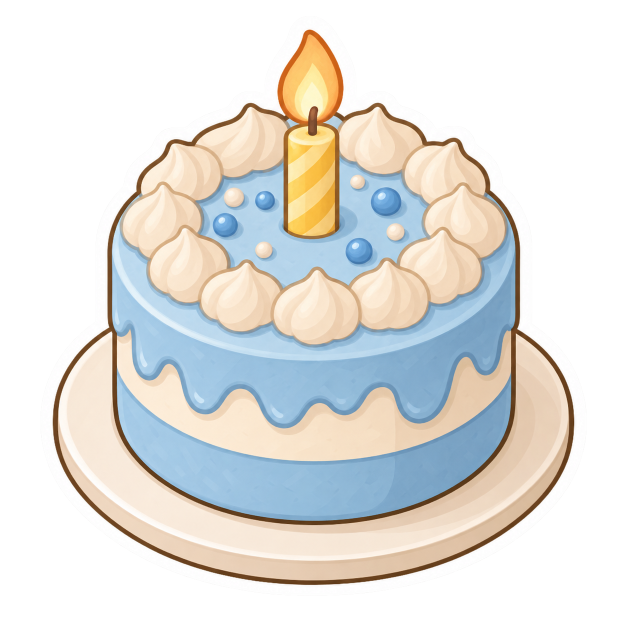
#> input picture masters/cake-single-candle.png, 1254 x 1254 px (shown at 1/2 size); its folder holds only this picture in this run
$ python clean_generated_white_margin.py ../masters/cake-single-candle.png out.png
#> lines starting #> are read from the running program, lines starting #| are printed output that depends on the picture; after the words box and inside, x2 and y2 are one past the last pixel; in counts of white or black regions, pixels touching at a corner belong together
### scripts/alpha_cleanup.py
#!/usr/bin/env python3
"""User-authorized alpha cleanup. RGB bytes and canvas dimensions are invariant."""
import argparse, json, sys, hashlib
from pathlib import Path
from datetime import datetime, timezone
import numpy as np
from PIL import Image, ImageFilter
ROOT=Path(__file__).resolve().parent.parent
RUN="revisions/background-cleanup-20260915"

def sha(path):
    with open(path,"rb") as f: return hashlib.file_digest(f,"sha256").hexdigest()
def save_json(path,data):
    path.parent.mkdir(parents=True,exist_ok=True)
    path.write_text(json.dumps(data,ensure_ascii=False,indent=2)+"\n",encoding="utf-8")
def connected(passable,seeds):
    """Four-connected scanline flood; no third-party segmentation runtime."""
    h,w=passable.shape
    seen=np.zeros((h,w),dtype=bool)
    stack=list(seeds)
    while stack:
        x,y=stack.pop()
        if not passable[y,x] or seen[y,x]: continue
        row=passable[y] & ~seen[y]
        left_false=np.flatnonzero(~row[:x])
        right_false=np.flatnonzero(~row[x+1:])
        left=int(left_false[-1]+1) if len(left_false) else 0
        right=int(x+1+right_false[0]) if len(right_false) else w
        seen[y,left:right]=True
        for yy in (y-1,y+1):
            if yy<0 or yy>=h: continue
            line=passable[yy,left:right] & ~seen[yy,left:right]
            starts=np.flatnonzero(line & ~np.r_[False,line[:-1]])
            stack.extend((int(left+i),yy) for i in starts)
    return seen

# [74 lines left out: functions exterior, cleanup, main, not called in this run]
# [1 lines that do not run on import are left out]

### scripts/clean_generated_white_margin.py
"""Trim stray white margin from a generated transparent sticker, alpha only."""
import argparse
from pathlib import Path

import numpy as np
from PIL import Image, ImageFilter
from alpha_cleanup import connected


def main():
    parser = argparse.ArgumentParser()
    parser.add_argument("source", type=Path)
    parser.add_argument("destination", type=Path)
    parser.add_argument("--margin", type=int, default=13)
    args = parser.parse_args()
    if args.destination.exists():
        raise SystemExit("Destination exists")
    rgba = np.asarray(Image.open(args.source).convert("RGBA")).copy()
#> rgba is the input picture: shape (1254, 1254, 4); mean R, G, B, A 114.9, 113.8, 109.9, 139.5
    rgb = rgba[:, :, :3]
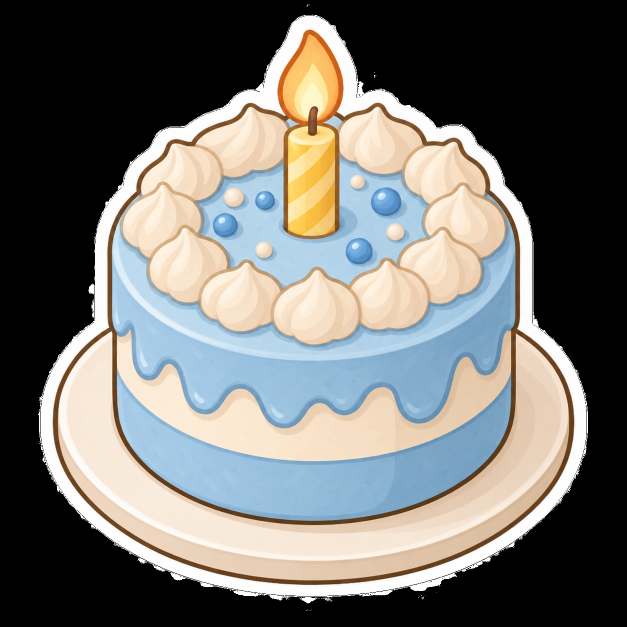
#> rgb: shape (1254, 1254, 3) (shown at 1/2 size); mean R, G, B 114.9, 113.8, 109.9
    alpha = rgba[:, :, 3]
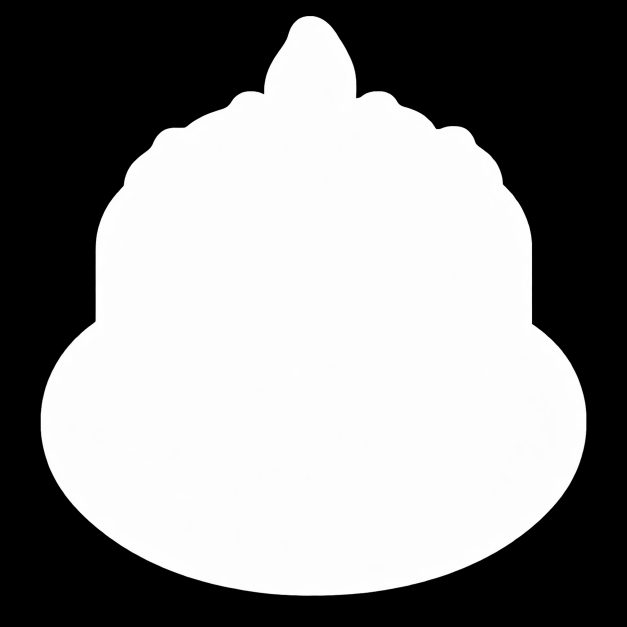
#> alpha: shape (1254, 1254) (shown at 1/2 size); min 0, max 255, mean 139.5
    chroma = rgb.max(axis=2).astype(np.int16) - rgb.min(axis=2).astype(np.int16)
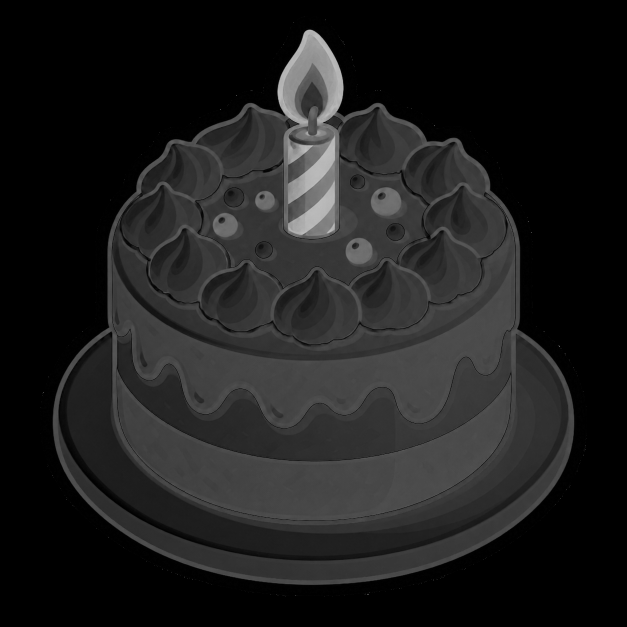
#> chroma: shape (1254, 1254) int16 (shown at 1/2 size); min 0, max 255, mean 29.4
    # The painted object is one connected region. Exclude pale cut paper and
    # detached flecks before measuring the margin around the actual artwork.
    colored = (alpha >= 128) & ((chroma >= 24) | (rgb.min(axis=2) < 165))
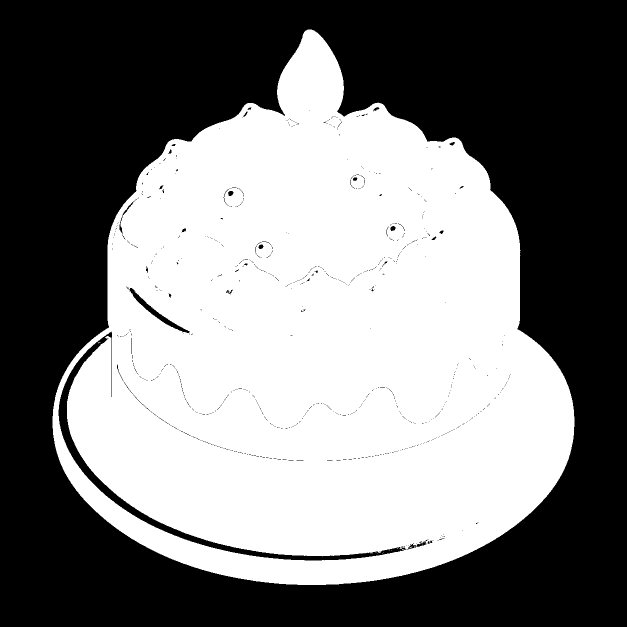
#> colored: shape (1254, 1254) bool (shown at 1/2 size); 48.5% white; 22 white regions (21 under 20 px), largest, box (x1, y1, x2, y2) and area: (105, 59, 1149, 1170) 763381
    joined = np.asarray(Image.fromarray(colored.astype("uint8") * 255).filter(ImageFilter.MaxFilter(5))) > 0
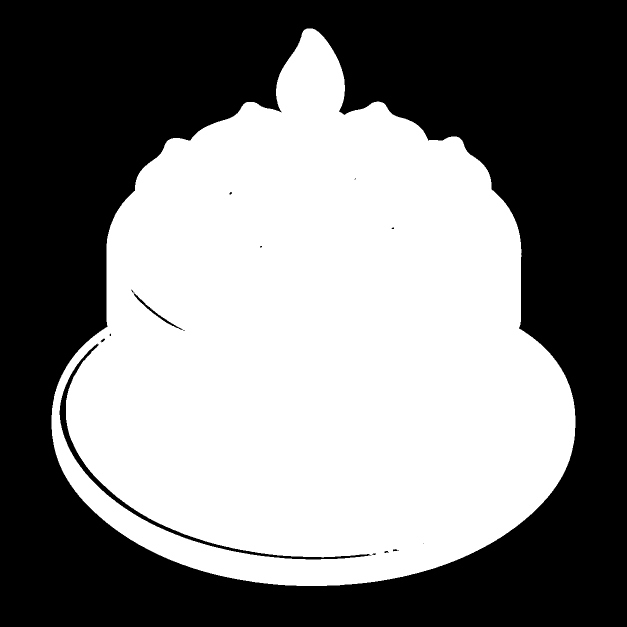
#> joined: shape (1254, 1254) bool (shown at 1/2 size); 49.7% white; 1 white region, box (x1, y1, x2, y2) and area: (103, 57, 1151, 1172) 781877
    ys, xs = np.nonzero(joined)
    if not len(xs):
        raise SystemExit("Cannot find painted foreground")
    nearest = np.argmin((xs - rgba.shape[1] / 2) ** 2 + (ys - rgba.shape[0] / 2) ** 2)
#> nearest = 308817
    core = connected(joined, [(int(xs[nearest]), int(ys[nearest]))])
#> the loop in connected, `while stack:` made 1751 passes
#> (left, right) on passes 1 to 3: (315, 1042), (316, 1042), (317, 1042)
#> after the loop in connected, `while stack:`: stack = []
    if core.sum() < 1000:
        raise SystemExit("Cannot find painted foreground")
    retained = np.asarray(Image.fromarray(core.astype("uint8") * 255).filter(ImageFilter.MaxFilter(2 * args.margin + 1))) > 0
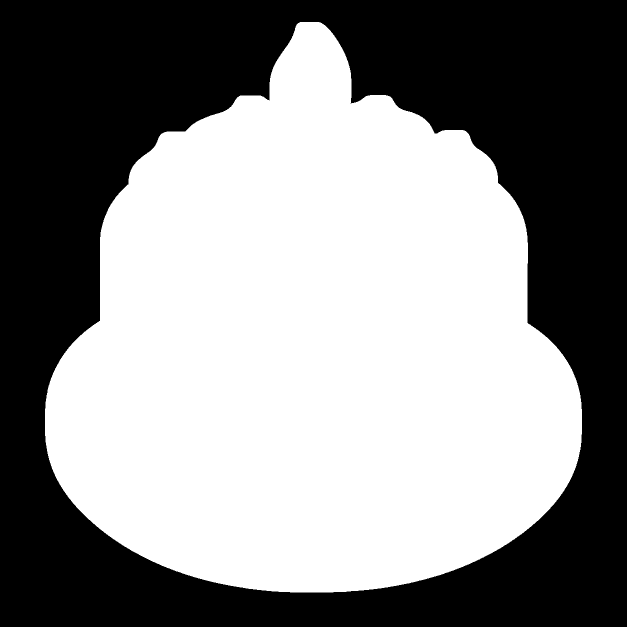
#> retained: shape (1254, 1254) bool (shown at 1/2 size); 53.9% white; 1 black region, box (x1, y1, x2, y2) and area: (0, 0, 1254, 1254) 725151
    rgba[:, :, 3] = np.where(retained, alpha, 0)
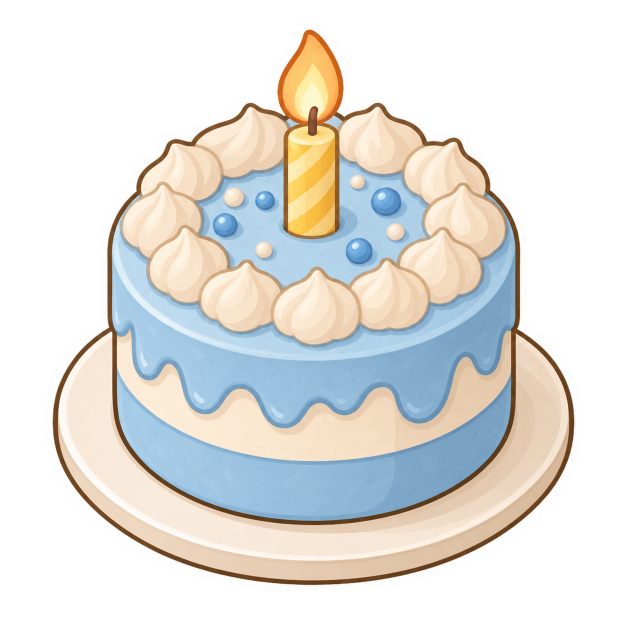
#> rgba: shape (1254, 1254, 4) (shown at 1/2 size); 1.39% of pixels changed, all inside (x1, y1, x2, y2) = (81, 32, 1173, 1192); transparent parts drawn white
    args.destination.parent.mkdir(parents=True, exist_ok=True)
    Image.fromarray(rgba).save(args.destination)
    check = np.asarray(Image.open(args.destination).convert("RGBA"))
    assert np.array_equal(check[:, :, :3], rgb)
    assert check.shape == rgba.shape


if __name__ == "__main__":
    main()

$ run again, on masters/otter-splashing.png
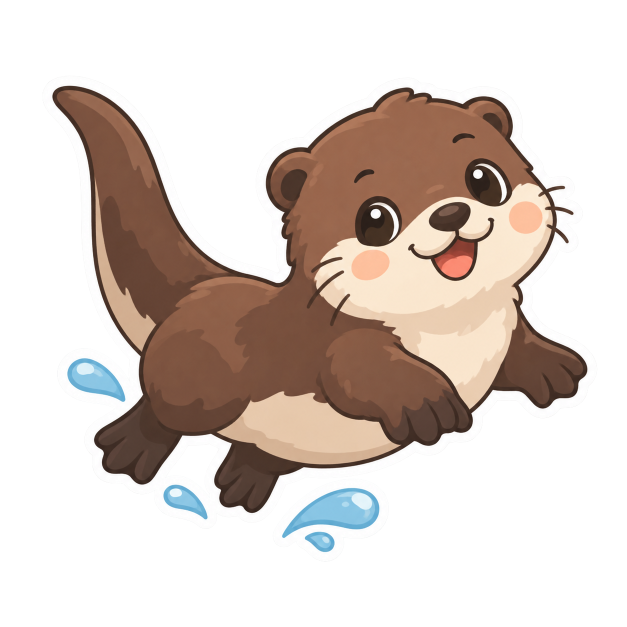
#> input picture masters/otter-splashing.png, 1254 x 1254 px (shown at 1/2 size)
#> in main, rgba is the input picture: shape (1254, 1254, 4); mean R, G, B, A 74.1, 63, 56.6, 108.1
#> colored: shape (1254, 1254) bool; 35.4% white; 11 white regions (5 under 20 px), largest, box (x1, y1, x2, y2) and area: (105, 172, 1175, 1026) 535242, (564, 976, 759, 1076) 10272, (134, 716, 251, 804) 6042, (327, 969, 415, 1039) 3037, (609, 1063, 669, 1104) 1694, (724, 998, 730, 1005) 31
#> joined: shape (1254, 1254) bool; 36.4% white; 6 white regions, box (x1, y1, x2, y2) and area: (103, 170, 1177, 1028) 548248, (562, 974, 761, 1078) 11825, (132, 714, 253, 806) 6888, (325, 967, 417, 1041) 3831, (607, 1061, 671, 1106) 2114, (720, 996, 734, 1007) 131
#> nearest = 301025
#> the loop in connected, `while stack:` made 1620 passes
#> (left, right) on passes 1 to 3: (215, 1050), (216, 1051), (216, 1051)
#> after the loop in connected, `while stack:`:
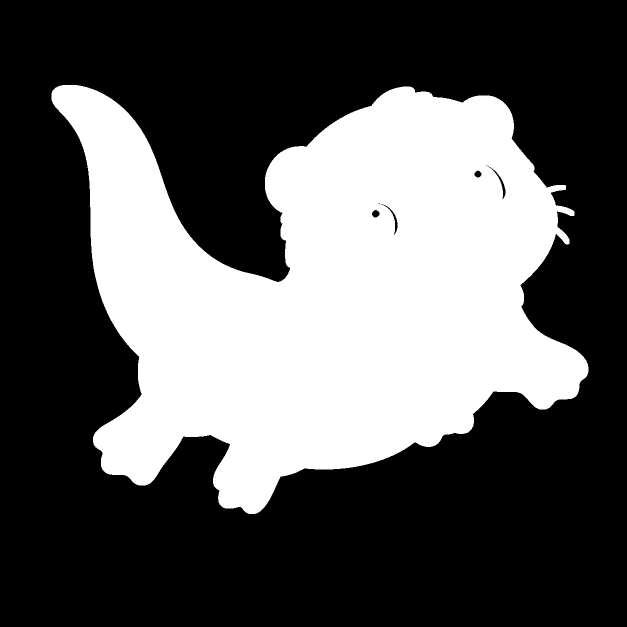
#> seen: shape (1254, 1254) bool (shown at 1/2 size); 34.9% white; 1 white region, box (x1, y1, x2, y2) and area: (103, 170, 1177, 1028) 548248
#> after the loop in connected, `while stack:`: stack = []
#> retained: shape (1254, 1254) bool; 39.6% white; 1 white region, box (x1, y1, x2, y2) and area: (90, 157, 1190, 1041) 623222
#> in main, `rgba[:, :, 3] = np.where(retained, alpha, 0)`:
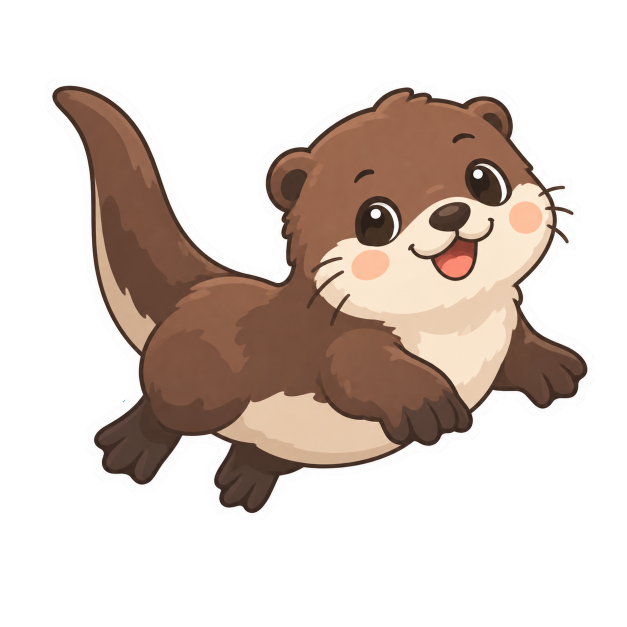
#> rgba: shape (1254, 1254, 4) (shown at 1/2 size); 3.43% of pixels changed, all inside (x1, y1, x2, y2) = (85, 151, 1195, 1124); transparent parts drawn white

$ run again, on masters/shipwreck-rusted-anchor.png
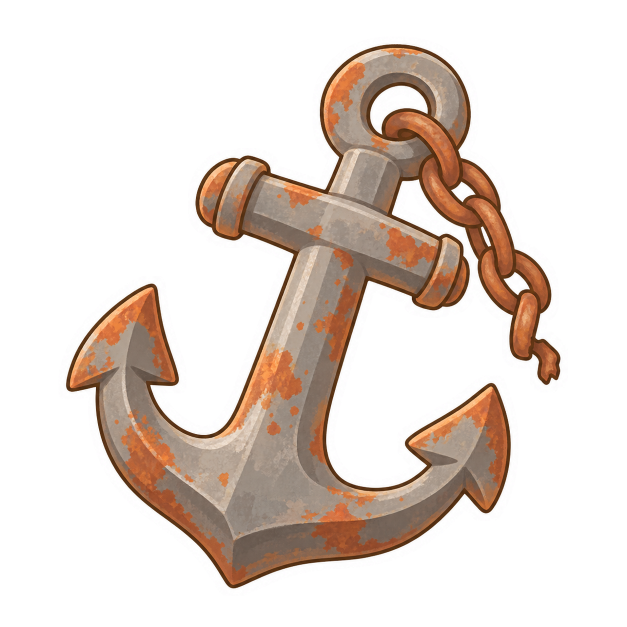
#> input picture masters/shipwreck-rusted-anchor.png, 1254 x 1254 px (shown at 1/2 size)
#> in main, rgba is the input picture: shape (1254, 1254, 4); mean R, G, B, A 79.5, 67.9, 60.4, 93.9
#> colored: shape (1254, 1254) bool; 29% white; 1 white region, box (x1, y1, x2, y2) and area: (132, 88, 1121, 1177) 456188
#> in main, `joined = np.asarray(Image.fromarray(colored.astype("uint8") * 255).fil..`:
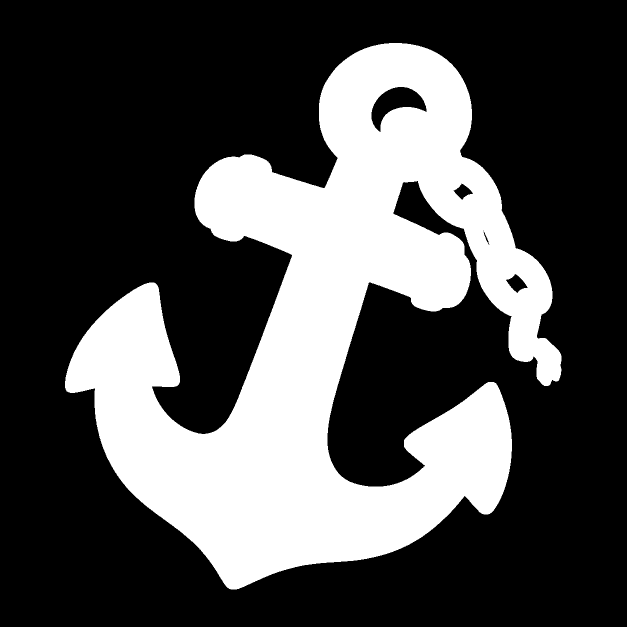
#> joined: shape (1254, 1254) bool (shown at 1/2 size); 30.2% white; 1 white region, box (x1, y1, x2, y2) and area: (130, 86, 1123, 1179) 474653
#> nearest = 210512
#> the loop in connected, `while stack:` made 2425 passes
#> (left, right) on passes 1 to 3: (541, 719), (541, 719), (540, 719)
#> after the loop in connected, `while stack:`: stack = []
#> retained: shape (1254, 1254) bool; 37.1% white; 1 white region, box (x1, y1, x2, y2) and area: (117, 73, 1136, 1192) 583657
